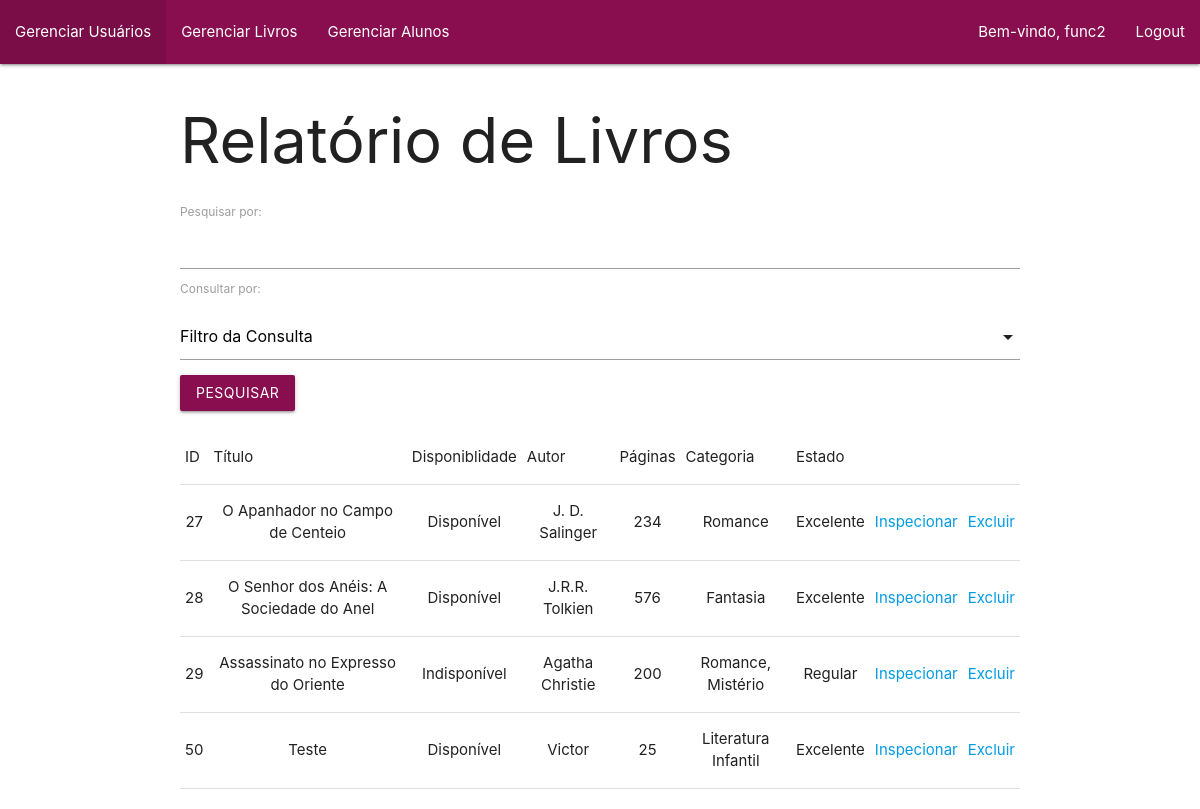
/admin/livros_read.php (signed in), run on the app's committed database.
### tables this page shows
CREATE TABLE IF NOT EXISTS `livros` (
  `id_livro` int(11) NOT NULL AUTO_INCREMENT,
  `titulo` varchar(400) DEFAULT NULL,
  `status_livro` varchar(50) DEFAULT NULL,
  `autor` varchar(400) DEFAULT NULL,
  `paginas` int(11) NOT NULL DEFAULT 0,
  `categoria` varchar(50) NOT NULL DEFAULT '0',
  `estado_livro` varchar(50) NOT NULL DEFAULT '0',
  `imagem` varchar(400) NOT NULL DEFAULT '0',
  `comentarios` varchar(400) NOT NULL DEFAULT '0',
  PRIMARY KEY (`id_livro`)
);

### admin/livros_read.php (the view, shortened to what this page needs)
<!DOCTYPE html>
<html lang="en">
<head>
    <link type="text/css" rel="stylesheet" href="../materialize/css/materialize.min.css"  media="screen,projection"/>
</head>
<body>
    <?php include 'navbar.php' ?>
    <div class="container">
        <h1>Relatório de Livros</h1>
        <form method="post">
            <label for="search">Pesquisar por:</label>
            <input type="text" id="search" name="pesquisa" autocomplete="off">
            <label for="consultaPor">Consultar por: </label>
            <div class="input-field col s12">
            </div>
            <div class="row">
                <button class="btn pink darken-4" type="submit" name="submit">Pesquisar</button>
            </div>
        </form>
        <div class="row">
            <table class="stripped centered">
                <thead>
                    <tr>
                        <td>ID</td>
                        <td>Título</td>
                        <td>Disponiblidade</td>
                        <td>Autor</td>
                        <td>Páginas</td>
                        <td>Categoria</td>
                        <td>Estado</td>
                    </tr>
                </thead>
                <tbody>
                    <?php
                        include 'connect.php';
                        include 'classes.php';
                        if(!isset($_POST['submit']))
                        {
                            $query = "SELECT * FROM livros";
                            $stmt = $mysqli->prepare($query);
                            $stmt->execute();
                            $result = $stmt->get_result();
                            $rows = $result->fetch_all(MYSQLI_NUM);
                        }
                        foreach($rows as $row)
                        {
                            echo "<tr>";
                            foreach($row as $columnIndex=>$entry)
                            {
                                if($columnIndex == 7 || $columnIndex == 8)
                                {
                                    continue;
                                }
                                echo "<td>$entry</td>";
                            }
                            echo "<td><a href='./livros_insp.php?id=$row[0]'>Inspecionar</a></td>";
                            echo "<td><a href='./livros_delete.php?id=$row[0]' onclick='return confirm(\"Deseja deletar o livro?\")'>Excluir</a></td>";
                            echo "</tr>";
                        }
                    ?>
                </tbody>
            </table>
        </div>
    </div>
</body>
</html>

### data on the page
livros: id_livro "27", titulo "O Apanhador no Campo de Centeio", status_livro "Disponível", autor "J. D. Salinger", paginas "234", categoria "Romance", estado_livro "Excelente"
livros: id_livro "28", titulo "O Senhor dos Anéis: A Sociedade do Anel", status_livro "Disponível", autor "J.R.R. Tolkien", paginas "576", categoria "Fantasia", estado_livro "Excelente"
livros: id_livro "29", titulo "Assassinato no Expresso do Oriente", status_livro "Indisponível", autor "Agatha Christie", paginas "200", categoria "Romance, Mistério", estado_livro "Regular"
livros: id_livro "50", titulo "Teste", status_livro "Disponível", autor "Victor", paginas "25", categoria "Literatura Infantil", estado_livro "Excelente"

### other printed values
$nome "func2"
